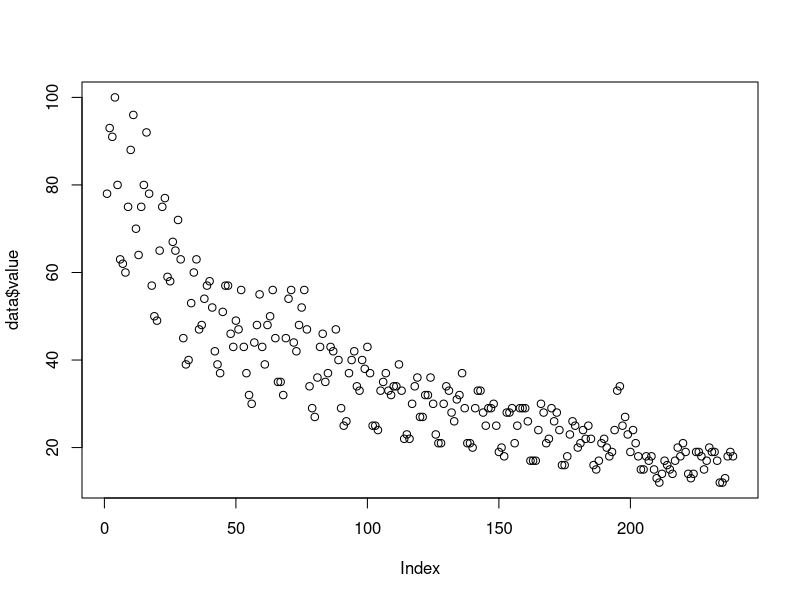
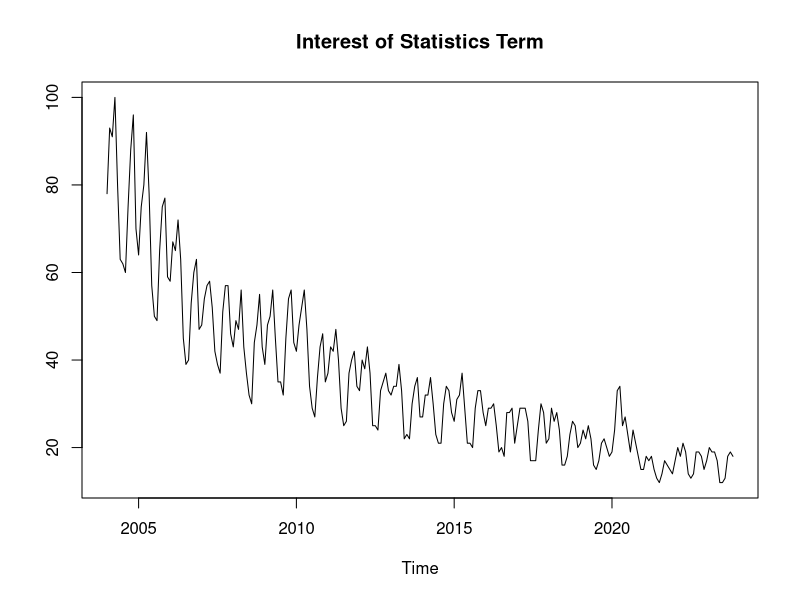
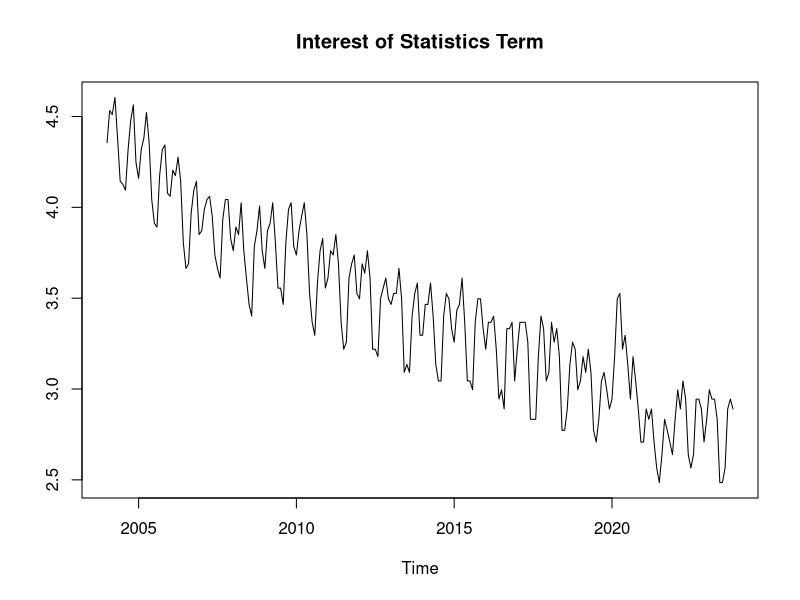
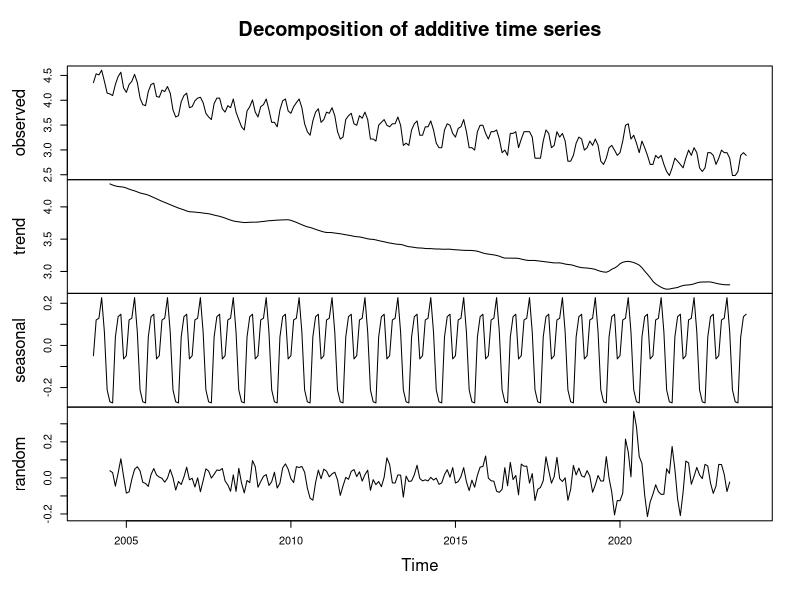
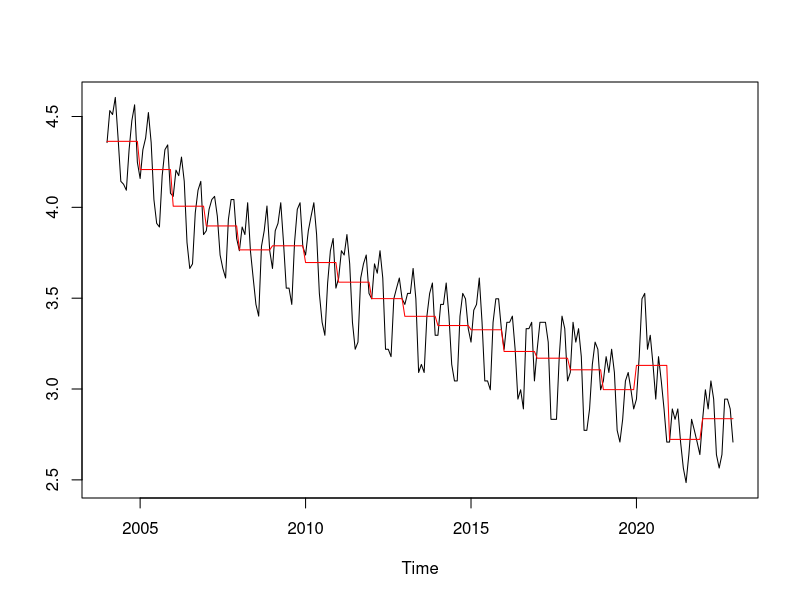
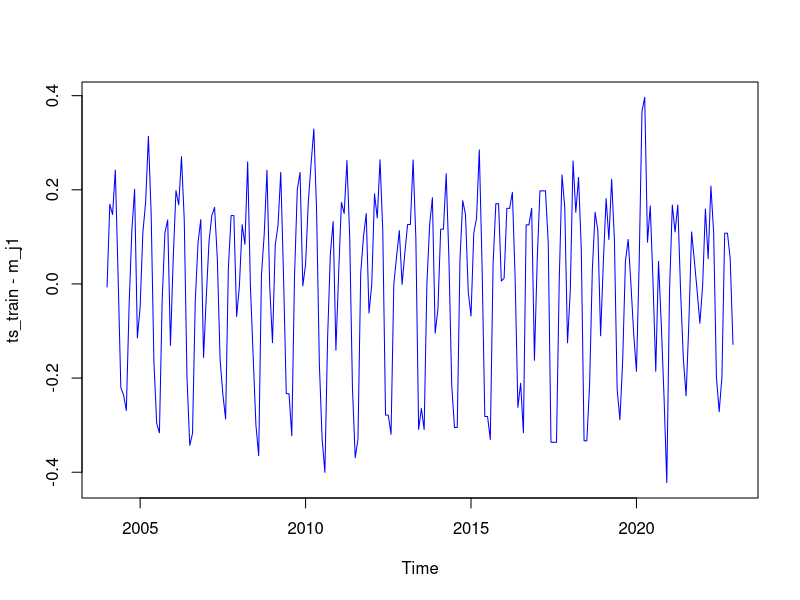
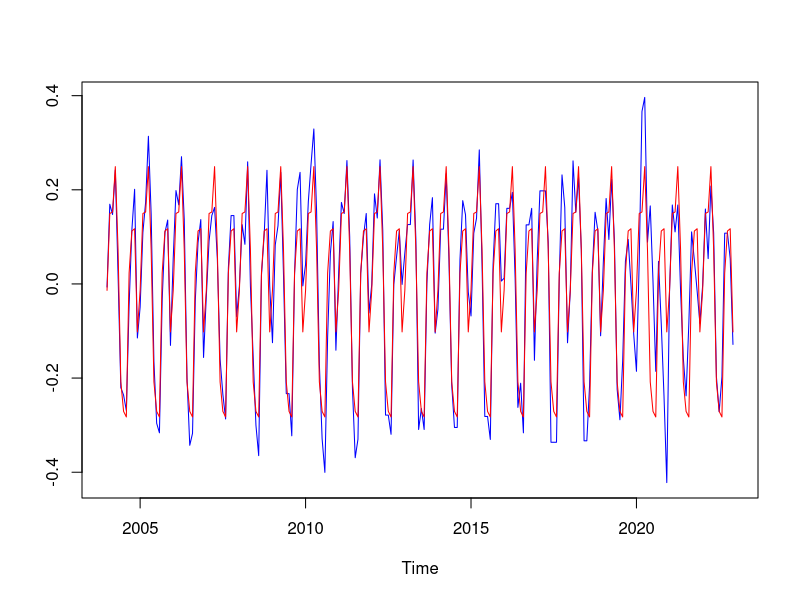
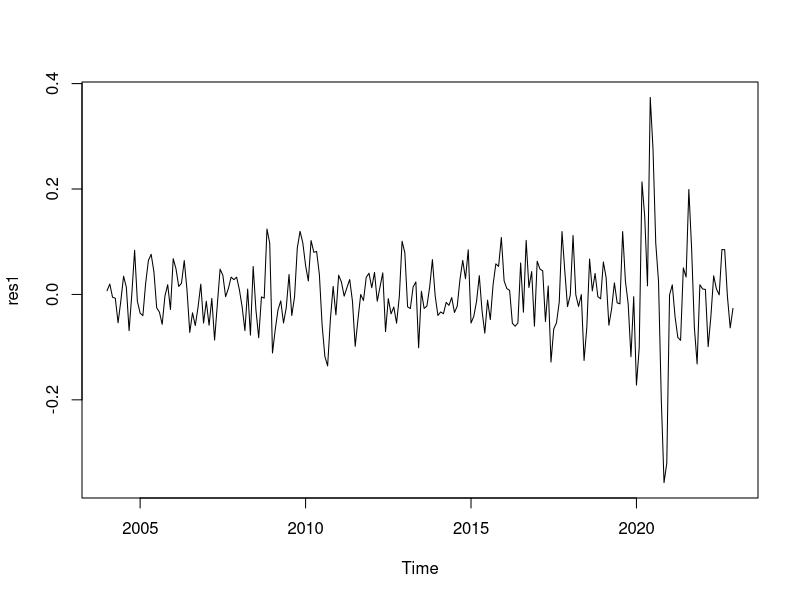

Write R code to recreate these figures, in order.
## ---- chunk 1
knitr::opts_chunk$set(echo = TRUE)
## ---- chunk 2
data = read.csv("stat_search.csv")
names(data) = c("time", "value")
plot(data$value)
## ---- chunk 3
data = ts(data$value, start = c(2004, 1), frequency = 12)

plot.ts(data,
        xlab = "Time",
        ylab = "",
        main = "Interest of Statistics Term")

plot.ts(log(data),
        xlab = "Time",
        ylab = "",
        main = "Interest of Statistics Term")
## ---- chunk 4
logdata = log(data)
## ---- chunk 5
logdata_components = decompose(logdata)
plot(logdata_components)
## ---- chunk 6
last_year_start = (floor(length(logdata)/12) * 12) + 1
ts_train = ts(logdata[1: last_year_start-1], start = 2004, frequency = 12)
ts_test = ts(logdata[last_year_start : length(logdata)], start = 2023, frequency = 12)
## ---- chunk 7
st_mean_1 = tapply(ts_train, floor(time(ts_train)), mean)
m_j1 = ts(rep(st_mean_1, each = 12), start = 2004, frequency = 12)
ts.plot(ts_train, m_j1, col = c("black", "red"))
ts.plot(ts_train - m_j1, col = "blue")
## ---- chunk 8
N = round(length(ts_train) / 12)
s_k1 = tapply(ts_train - m_j1, cycle(ts_train), mean)
s_k1 = ts(rep(s_k1, times = N), start = 2004, frequency = 12)
ts.plot(ts_train - m_j1, s_k1, col = c("blue", "red"))
res1 = ts_train - m_j1 - s_k1
ts.plot(res1, col = "black")
## ---- chunk 9
qqnorm(res1)
acf(res1, lag.max = 48, na.action = na.pass)
lag.plot(res1, lags=12, layout=c(3,4), diag=F)
## ---- chunk 10
t = 1:length(ts_train)
lsfit = lm(ts_train ~ t)
plot(t, ts_train)
lines(lsfit$fit)
plot.ts(lsfit$residuals)
## ---- chunk 11
detrend2 = ts(lsfit$residuals, start = 2004, frequency = 12)
s_k2 = tapply(detrend2, cycle(ts_train), mean)
s_k2 = ts(rep(s_k2, times = N), start = 2004, frequency = 12)
ts.plot(detrend2, s_k2, col = c("blue", "red"))
res2 = ts(detrend2 - s_k2, start = 2004, frequency = 12)
ts.plot(res2, col = "black")
## ---- chunk 12
qqnorm(res2)
acf(res2, lag.max = 48, na.action = na.pass)
lag.plot(res2, lags=12, layout=c(3,4), diag=F)
## ---- chunk 13
res3 = diff(detrend2, lag = 12)
plot.ts(res3)
## ---- chunk 14
qqnorm(res3)
acf(res3, lag.max = 48, na.action = na.pass)
lag.plot(res3, lags=12, layout=c(3,4), diag=F)
## ---- chunk 15
plot.ts(res1)
plot.ts(res2)
plot.ts(res3)
## ---- chunk 16
acf(res1, lag.max = 48, na.action = na.pass)
acf(res2, lag.max = 48, na.action = na.pass)
acf(res3, lag.max = 48, na.action = na.pass)
## ---- chunk 17
pacf(res1, lag.max = 48, na.action = na.pass)
pacf(res2, lag.max = 48, na.action = na.pass)
pacf(res3, lag.max = 48, na.action = na.pass)
## ---- chunk 18
qq1 = qqnorm(res1)
qq2 = qqnorm(res2)
qq3 = qqnorm(res3)
## ---- chunk 19
(R2_1 = sum((qq1$y-mean(qq1$y))*qq1$x)^2 / (sum((qq1$y-mean(qq1$y))^2)*sum(qq1$x^2)))

(R2_2 = sum((qq2$y-mean(qq2$y))*qq2$x)^2 / (sum((qq2$y-mean(qq2$y))^2)*sum(qq2$x^2)))

(R2_3 = sum((qq3$y-mean(qq3$y))*qq3$x)^2 / (sum((qq3$y-mean(qq3$y))^2)*sum(qq3$x^2)))
## ---- chunk 20
Box.test(res1, lag = 1, type = "Ljung")
Box.test(res2, lag = 1, type = "Ljung")
Box.test(res3, lag = 1, type = "Ljung")
## ---- chunk 21
tseries::adf.test(res1)
tseries::adf.test(res2)
tseries::adf.test(res3)
## ---- chunk 22
library(forecast)

arma_fit_1 = auto.arima(res1, d = 0, D = 0, max.order = 6, max.P = 0, max.Q = 0, ic = "aic", trace = TRUE)

arma_fit_2 = auto.arima(res2, d = 0, D = 0, max.order = 6, max.P = 0, max.Q = 0, ic = "aic", trace = TRUE)

arma_fit_3 = auto.arima(res3, d = 0, D = 0, max.order = 6, max.P = 0, max.Q = 0, ic = "aic", trace = TRUE)
## ---- chunk 23
acf(arma_fit_1$residuals, lag.max = 48, na.action = na.pass)
acf(arma_fit_2$residuals, lag.max = 48, na.action = na.pass)
acf(arma_fit_3$residuals, lag.max = 48, na.action = na.pass)
## ---- chunk 24
arma_qq1 = qqnorm(arma_fit_1$residuals)
arma_qq2 = qqnorm(arma_fit_2$residuals)
arma_qq3 = qqnorm(arma_fit_3$residuals)
## ---- chunk 25
Box.test(arma_fit_1$residuals, type = "Ljung")
Box.test(arma_fit_2$residuals, type = "Ljung")
Box.test(arma_fit_3$residuals, type = "Ljung")
## ---- chunk 26
summary(arma_fit_1)
summary(arma_fit_2)
summary(arma_fit_3)
## ---- chunk 27
arma_fc_1 = forecast(arma_fit_1, h = 12)
arma_fc_2 = forecast(arma_fit_2, h = 12)
arma_fc_3 = forecast(arma_fit_3, h = 12)

plot(arma_fc_1)
plot(arma_fc_2)
plot(arma_fc_3)
## ---- chunk 28
ts_pred_1_value = arma_fc_1$mean + s_k1[1:12] + mean(tail(st_mean_1, 2))
ts_pred_1_lower = arma_fc_1$lower[ ,"95%"] + s_k1[1:12] + mean(tail(st_mean_1, 2))
ts_pred_1_upper = arma_fc_1$upper[ ,"95%"] + s_k1[1:12] + mean(tail(st_mean_1, 2))
ts.plot(ts_test, ts_pred_1_value, ts_pred_1_lower, ts_pred_1_upper, col = c('black', 'steelblue', 'red', 'red'))
## ---- chunk 29
pred_trend = predict(lsfit, newdata = data.frame(t = c(229:240)))
ts_pred_2_value = arma_fc_2$mean + s_k2[1:12] + pred_trend
ts_pred_2_lower = arma_fc_2$lower[ ,"95%"] + s_k2[1:12] + pred_trend
ts_pred_2_upper = arma_fc_2$upper[ ,"95%"] + s_k2[1:12] + pred_trend
ts.plot(ts_test, ts_pred_2_value, ts_pred_2_lower, ts_pred_2_upper, col = c('black', 'steelblue', 'red', 'red'))
## ---- chunk 30
pred_trend = predict(lsfit, newdata = data.frame(t = c(229:240)))
ts_pred_3_value = arma_fc_3$mean + s_k2[1:12] + pred_trend
ts_pred_3_lower = arma_fc_3$lower[ ,"95%"] + s_k2[1:12] + pred_trend
ts_pred_3_upper = arma_fc_3$upper[ ,"95%"] + s_k2[1:12] + pred_trend
ts.plot(ts_test, ts_pred_3_value, ts_pred_3_lower, ts_pred_3_upper, col = c('black', 'steelblue', 'red', 'red'))
